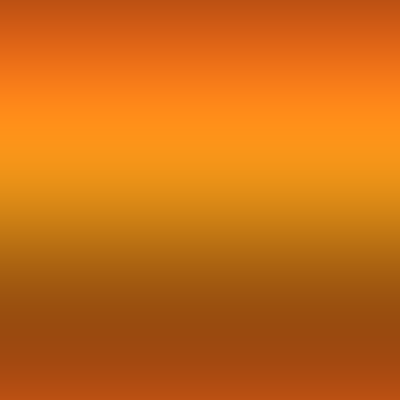
Frame 1 (no input)
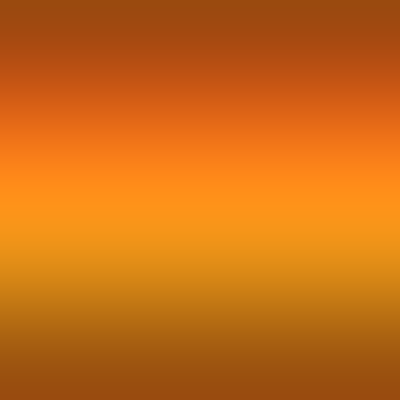
Frame 60 (no input)
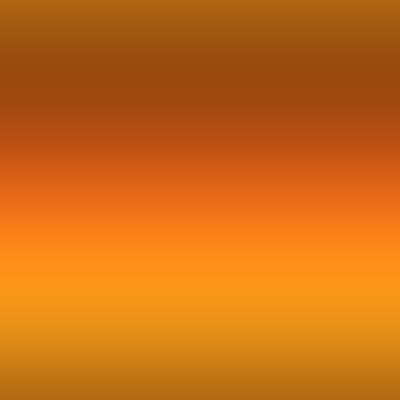
Frame 120 (the mouse pressed at the canvas centre since frame 60)

The p5.js sketch that drew these frames (run headless with seeded random() and noise() and a simulated clock; from frame 60 on, the mouse is pressed at the canvas centre):

// p5.js sketch
// ── sketch.js
// Var3 ——— Seamless Orange Flowing Gradient ———
// I want to create a smooth, continuously flowing vertical gradient
// that cycles through warm orange hues, with a bright band that moves
// downward over time. The gradient should loop seamlessly.
// ynGrad = "YichenNiu_Gradient"

let ynGrad_w = 400, ynGrad_h = 400;
let ynGrad_phase = 0;      // time
let ynGrad_speed = 0.02;   // scroll speed (the light band moving down)

function setup() {
  createCanvas(ynGrad_w, ynGrad_h);
  colorMode(HSB, 360, 100, 100, 100);
  noStroke();
}

function draw() {
  // Orange palette (pumpkin-ish range only)
  let hueA = 22;  // deeper orange
  let hueB = 35;  // golden orange

  // Convert phase to a vertical scroll fraction. Negative to move downward.
  let scroll = ynGrad_phase * 0.15; // smaller = slower travel

  for (let y = 0; y < height; y++) {
    
    // This part creates a seamless vertical gradient that scrolls.
    // In my previous version of code, I used:
    // t = (y / height) + (sin(phase) * 0.3);
    // t = t % 1;
    // to kept t within range 0 - 1.

    // However, that caused a jump when t goes from .9999 to 1.0001, returns to 0.0001.
    // Causing a cut, or a disconnection in the gradient flow.
    // I go back really deep to my high school math, where cos2πt is a seamless wave function.
    // It gives exact the same number on both ends of the cycle (t=0 and t=1).

    // Thus, when the value goes from .9999 to 1.0001, it wont cause a jump.
    
    // **I found this seamless function very similar to doing 
    // a walk cycle for my 3D character animation.
    // If the walk cycle is not seamless, 
    // the character will appear to stutter or jump at the loop point.**

    let t = (y / height) - scroll; // base vertical position minus scroll offset
    t = (t % 1 + 1) % 1; // to make sure t is always positive within 0-1

    let cyc0 = 0.5 - 0.5 * cos(2 * PI * t);       // for hue mixing
    let cyc1 = 0.5 - 0.5 * cos(2 * PI * (t+0.2)); // the bright band, phase-shifted

    // Hue stays within orange family, brightness carries the moving "band"
    let h = lerp(hueA, hueB, cyc0);         // warm hue breathing but seamless
    let s = 90;
    let b = lerp(60, 100, cyc1);            // brighter band that moves down

    fill(h, s, b, 100);
    rect(0, y, width, 1); // draw 1-pixel high horizontal strip
  }

  ynGrad_phase += ynGrad_speed; // add up time for each frame
}
